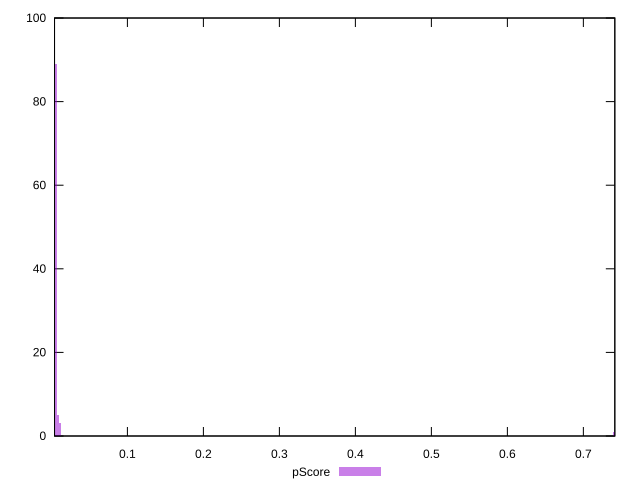

Write the gnuplot code that produced this figure.
reset

$pScore <<EOF
0.7401934623413149 1
0.005565364378506127 89
0.008348046567759192 5
0.011130728757012254 3
0.0027826821892530636 2
EOF

set key outside below
set boxwidth 0.0027826821892530636
set xrange [0.004117236793026557:0.7413958725893061]
set yrange [0:100]
set trange [0:100]
set style fill transparent solid 0.5 noborder
set terminal svg size 640, 490 enhanced background rgb 'white'
set output "reports/report_00033_2021-03-01T14-23-16.841Z/largest-contentful-paint/samples/astro-inner-cached/pScore/histogram.svg"

plot $pScore title "pScore" with boxes

reset
